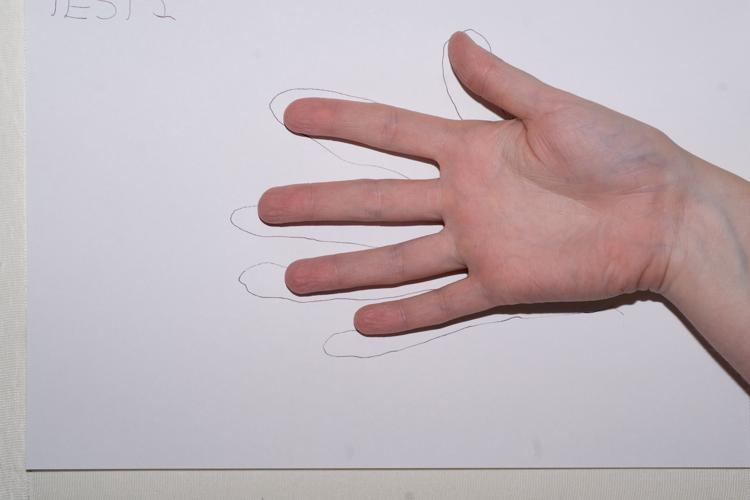
#> input picture PHD/papersTOREAD/Fluoroscopy Related Papers/FLuoroscopic Segmentation/important ones/fluoroscopySegmentationSpecific/MatLab-ActiveModels_version7/Fotos/test001.jpg, 750 x 500 px
$ python -i segmentImage.py   (imports and definitions only)   (Python 2 division)
#> lines starting #> are read from the running program, lines starting #| are printed output that depends on the picture
#!/usr/bin/env python

from PyQt4 import QtGui
import numbers
#from ASM import *
from testInitASM import *

import copy
import cv2

# [46 lines left out: functions exportSegmentationPoints, ConvertFromCv2ToCvImage, not called in this run]

def createCannyEdgeImage(image):

    lowThreshold = 17
    max_lowThreshold = 100
    ratio = 3
    kernel_size = 3

    img = cv2.imread(sys.argv[2])

    #smoothed before passed to canny edge detector
    kernel = np.ones((3,3),np.float32)/9
    img = cv2.filter2D(img,-1,kernel)
    #cv2.imshow("smoothed", dst)

    gray = cv2.cvtColor(img,cv2.COLOR_BGR2GRAY)

    cv2.namedWindow('canny %s'%(sys.argv[2]))


    detected_edges = cv2.GaussianBlur(gray,(3,3),0)
    detected_edges = cv2.Canny(detected_edges,lowThreshold,lowThreshold*ratio,apertureSize = kernel_size)
    dst = cv2.bitwise_and(img,img,mask = detected_edges)  # just add some colours to edges from original image.
    cv2.imshow('Cannied: %s'%(sys.argv[2]),dst)
    cv2.imwrite("canny_target_image.jpg",dst)
    return dst


# [308 lines left out: function main, not called in this run]


# [7 lines not run here, left out]


>>> import cv2
>>> picture = cv2.imread('../../../../../../../../papersTOREAD/Fluoroscopy Related Papers/FLuoroscopic Segmentation/important ones/fluoroscopySegmentationSpecific/MatLab-ActiveModels_version7/Fotos/test001.jpg', cv2.IMREAD_GRAYSCALE)
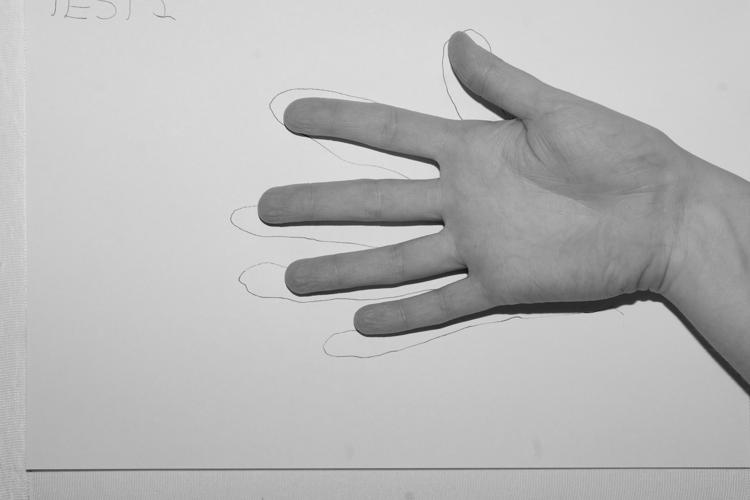
#> picture: shape (500, 750); min 12, max 237, mean 183.3
#> (the run stopped early here; a loop or call above may not have finished)

$ run again, on PHD/papersTOREAD/Fluoroscopy Related Papers/FLuoroscopic Segmentation/important ones/fluoroscopySegmentationSpecific/MatLab-ActiveModels_version7/Fotos/train009.jpg
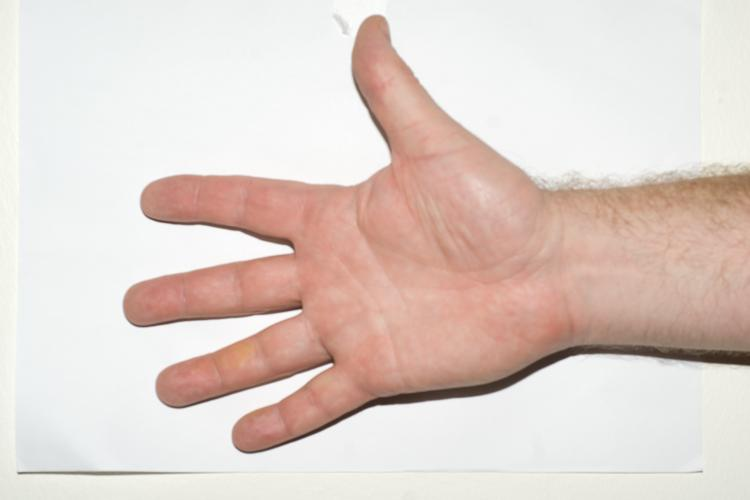
#> input picture PHD/papersTOREAD/Fluoroscopy Related Papers/FLuoroscopic Segmentation/important ones/fluoroscopySegmentationSpecific/MatLab-ActiveModels_version7/Fotos/train009.jpg, 750 x 500 px
#> `picture = cv2.imread('../../../../../../../../papersTOREAD/Fluoroscopy..`:
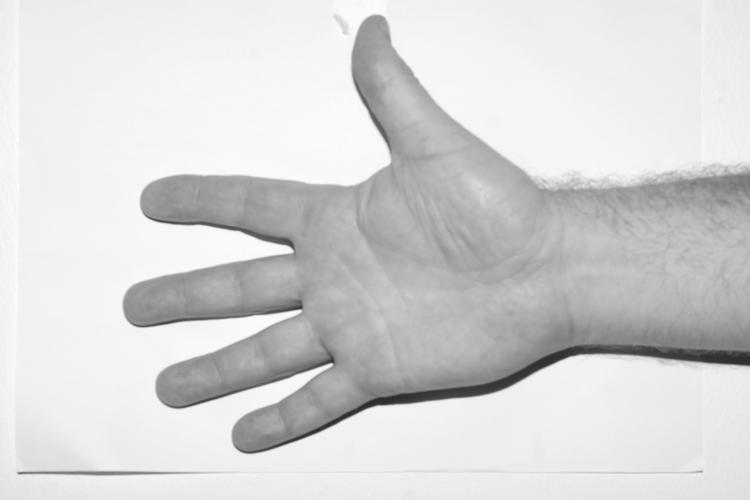
#> picture: shape (500, 750); min 39, max 255, mean 213.6
